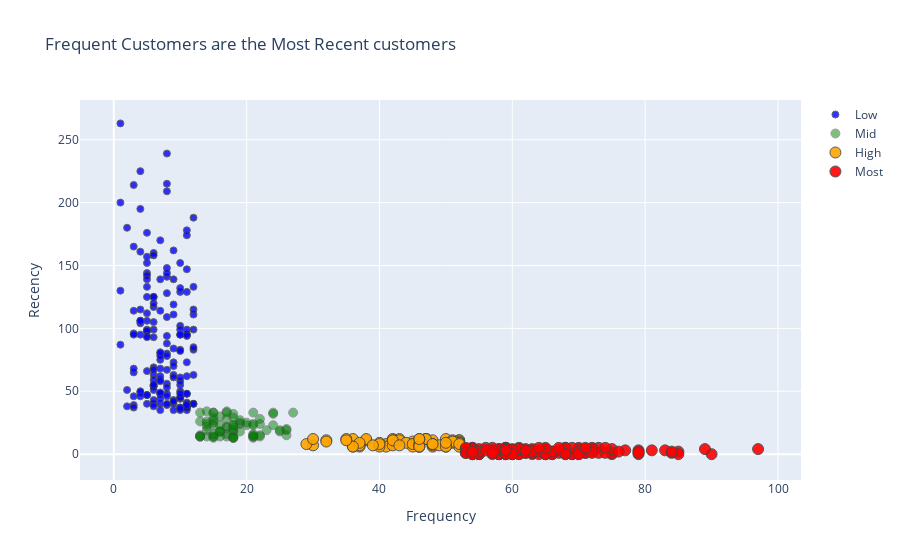

Source (notebook cell):
### Code cell
plot_data = [
    go.Scatter(
        x=rfm_segmentation.query("RFMScore == '111'")['Frequency'],
        y=rfm_segmentation.query("RFMScore == '111'")['Recency'],
        mode='markers',
        name='Low',
        marker= dict(size= 7,
            line= dict(width=1),
            color= 'blue',
            opacity= 0.8
           )
    ),
        go.Scatter(
        x=rfm_segmentation.query("RFMScore == '222'")['Frequency'],
        y=rfm_segmentation.query("RFMScore == '222'")['Recency'],
        mode='markers',
        name='Mid',
        marker= dict(size= 9,
            line= dict(width=1),
            color= 'green',
            opacity= 0.5
           )
    ),
        go.Scatter(
        x=rfm_segmentation.query("RFMScore == '333' ")['Frequency'],
        y=rfm_segmentation.query("RFMScore == '333'")['Recency'],
        mode='markers',
        name='High',
        marker= dict(size= 11,
            line= dict(width=1),
            color= 'orange',
            opacity= 0.9
           )
    ),
    go.Scatter(
        x=rfm_segmentation.query("RFMScore == '444'")['Frequency'],
        y=rfm_segmentation.query("RFMScore == '444'")['Recency'],
        mode='markers',
        name='Most',
        marker= dict(size= 11,
            line= dict(width=1),
            color= 'red',
            opacity= 0.9
           )
    )
]

plot_layout = go.Layout(
        yaxis= {'title': "Recency"},
        xaxis= {'title': "Frequency"},
        title='Frequent Customers are the Most Recent customers'
    )
fig = go.Figure(data=plot_data, layout=plot_layout)
pyoff.iplot(fig)

### Figure 1 — Plotly figure (JSON) as saved in the notebook; plotly's stock layout.template omitted (floating-point values rounded to 4 significant figures; data arrays with more than 128 entries replaced by an {"elided": "..."} marker saying what was removed)
{"data": [{"marker": {"color": "blue", "line": {"width": 1}, "opacity": 0.8, "size": 7}, "mode": "markers", "name": "Low", "type": "scatter", "x": {"elided": "167 int values"}, "y": {"elided": "167 int values"}}, {"marker": {"color": "green", "line": {"width": 1}, "opacity": 0.5, "size": 9}, "mode": "markers", "name": "Mid", "type": "scatter", "x": [26, 15, 24, 13, 17, 15, 25, 19, 21, 14, 22, 18, 15, 21, 21, 15, 14, 25, 14, 17, 14, 16, 18, 26, 16, 15, 13, 15, 18, 18, 18, 21, 22, 21, 17, 16, 15, 13, 13, 17, 18, 26, 23, 15, 22, 15, 24, 16, 18, 27, 19, 18, 22, 16, 24, 21, 18, 15, 21, 19, 18, 20, 16, 14, 20, 19, 17, 13, 21, 17, 13, 14, 17, 18], "y": [15, 14, 23, 15, 22, 33, 18, 18, 14, 19, 28, 32, 33, 33, 24, 14, 34, 19, 24, 21, 14, 18, 18, 20, 23, 16, 26, 23, 19, 23, 29, 13, 14, 14, 14, 30, 29, 14, 14, 16, 21, 19, 19, 25, 15, 27, 33, 14, 14, 33, 25, 23, 24, 18, 32, 16, 13, 13, 15, 24, 13, 23, 18, 22, 25, 27, 28, 33, 23, 34, 14, 26, 33, 13]}, {"marker": {"color": "orange", "line": {"width": 1}, "opacity": 0.9, "size": 11}, "mode": "markers", "name": "High", "type": "scatter", "x": [40, 47, 45, 36, 48, 50, 46, 42, 51, 43, 52, 41, 40, 52, 52, 32, 52, 52, 30, 52, 48, 38, 42, 50, 29, 48, 42, 37, 42, 45, 47, 45, 43, 41, 42, 35, 48, 51, 32, 30, 37, 48, 44, 45, 46, 51, 40, 48, 46, 48, 42, 47, 43, 51, 52, 40, 36, 50, 38, 49, 40, 50, 37, 48, 46, 37, 36, 50, 46, 46, 46, 35, 39], "y": [7, 12, 10, 12, 6, 12, 6, 12, 11, 12, 6, 8, 7, 11, 11, 11, 10, 9, 7, 9, 8, 11, 8, 6, 8, 7, 10, 7, 11, 8, 12, 6, 11, 6, 7, 12, 9, 9, 10, 12, 6, 11, 9, 8, 8, 10, 9, 8, 6, 8, 11, 12, 7, 10, 8, 6, 6, 7, 12, 7, 8, 6, 7, 8, 7, 9, 6, 9, 12, 6, 12, 11, 7]}, {"marker": {"color": "red", "line": {"width": 1}, "opacity": 0.9, "size": 11}, "mode": "markers", "name": "Most", "type": "scatter", "x": {"elided": "141 int values"}, "y": {"elided": "141 int values"}}], "layout": {"title": {"text": "Frequent Customers are the Most Recent customers"}, "xaxis": {"title": {"text": "Frequency"}}, "yaxis": {"title": {"text": "Recency"}}}}
